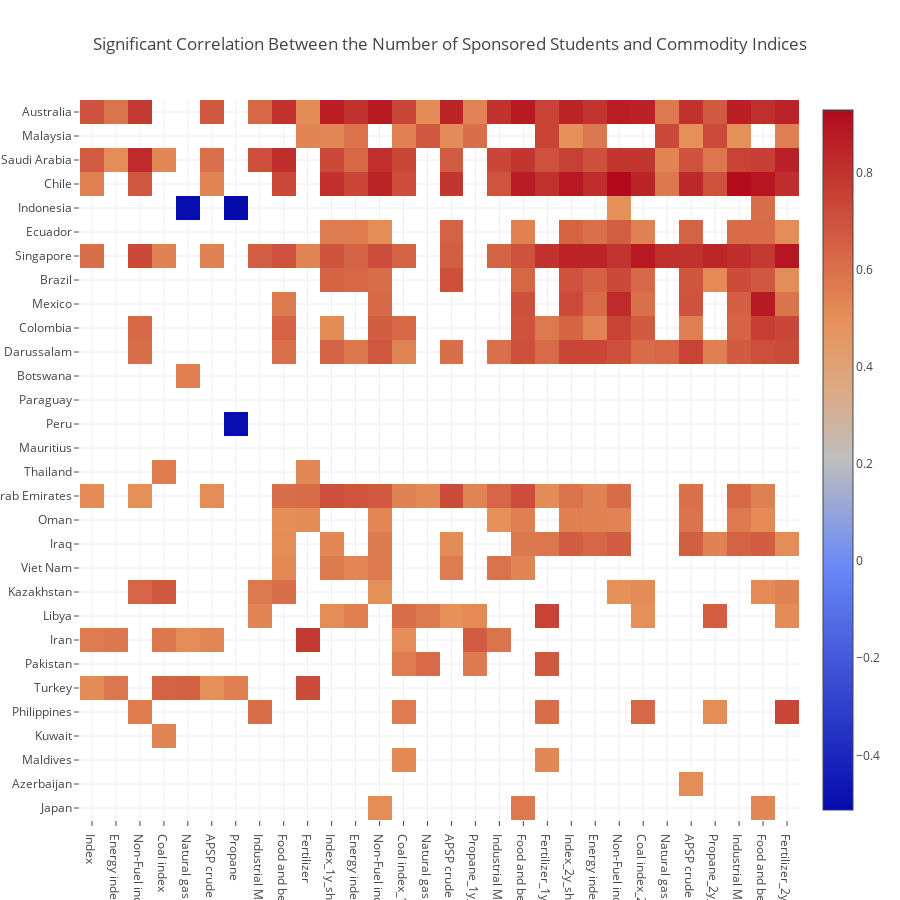

Write notebook code for a chart like this one.
### Code cell
trace_corr_sig = go.Heatmap(z = inve_corrs_sig,
                            x = inve_country_corr_pvalues_df.columns.values,
                            y = inve_country_corr_pvalues_df.index.values,
                            )
layout_corr_sig = go.Layout(
    title="Significant Correlation Between the Number of Sponsored Students and Commodity Indices",
    autosize=False,
    width=900,
    height=900)

iplot(go.Figure(data=[trace_corr_sig], layout=layout_corr_sig)) #transparent grid means insignificant correlation

### Figure 1 — Plotly figure (JSON) as saved in the notebook; plotly's stock layout.template omitted (floating-point values rounded to 4 significant figures; data arrays with more than 128 entries replaced by an {"elided": "..."} marker saying what was removed)
{"data": [{"type": "heatmap", "x": ["Index", "Energy index", "Non-Fuel index", "Coal index", "Natural gas index", "APSP crude oil_USD_per_bbl", "Propane", "Industrial Materials index", "Food and beverage index", "Fertilizer", "Index_1y_shift", "Energy index_1y_shift", "Non-Fuel index_1y_shift", "Coal index_1y_shift", "Natural gas index_1y_shift", "APSP crude oil_USD_per_bbl_1y_shift", "Propane_1y_shift", "Industrial Materials index_1y_shift", "Food and beverage index_1y_shift", "Fertilizer_1y_shift", "Index_2y_shift", "Energy index_2y_shift", "Non-Fuel index_2y_shift", "Coal index_2y_shift", "Natural gas index_2y_shift", "APSP crude oil_USD_per_bbl_2y_shift", "Propane_2y_shift", "Industrial Materials index_2y_shift", "Food and beverage index_2y_shift", "Fertilizer_2y_shift"], "y": ["Japan", "Azerbaijan", "Maldives", "Kuwait", "Philippines", "Turkey", "Pakistan", "Iran", "Libya", "Kazakhstan", "Viet Nam", "Iraq", "Oman", "United Arab Emirates", "Thailand", "Mauritius", "Peru", "Paraguay", "Botswana", "Brunei Darussalam", "Colombia", "Mexico", "Brazil", "Singapore", "Ecuador", "Indonesia", "Chile", "Saudi Arabia", "Malaysia", "Australia"], "z": {"elided": "30x30 float values"}}], "layout": {"autosize": false, "height": 900, "title": "Significant Correlation Between the Number of Sponsored Students and Commodity Indices", "width": 900}}
